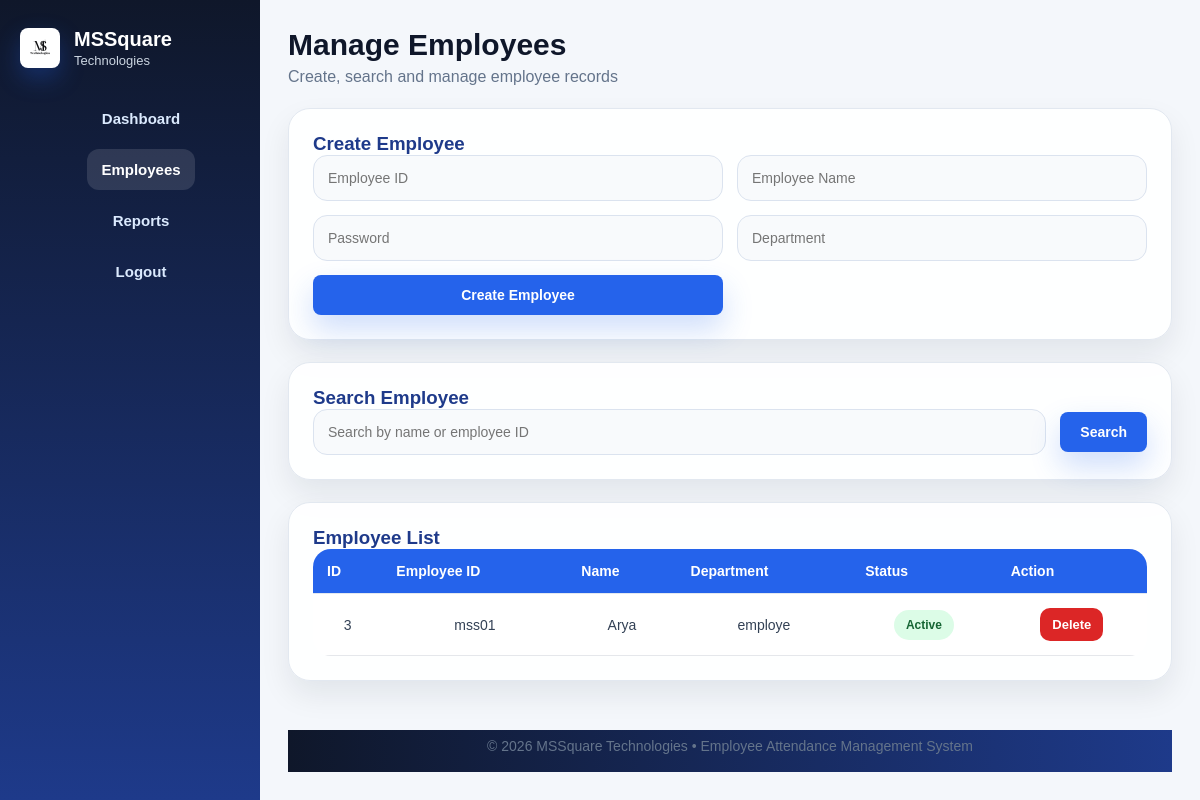
Before: /admin/employees (signed in) with the older database file.
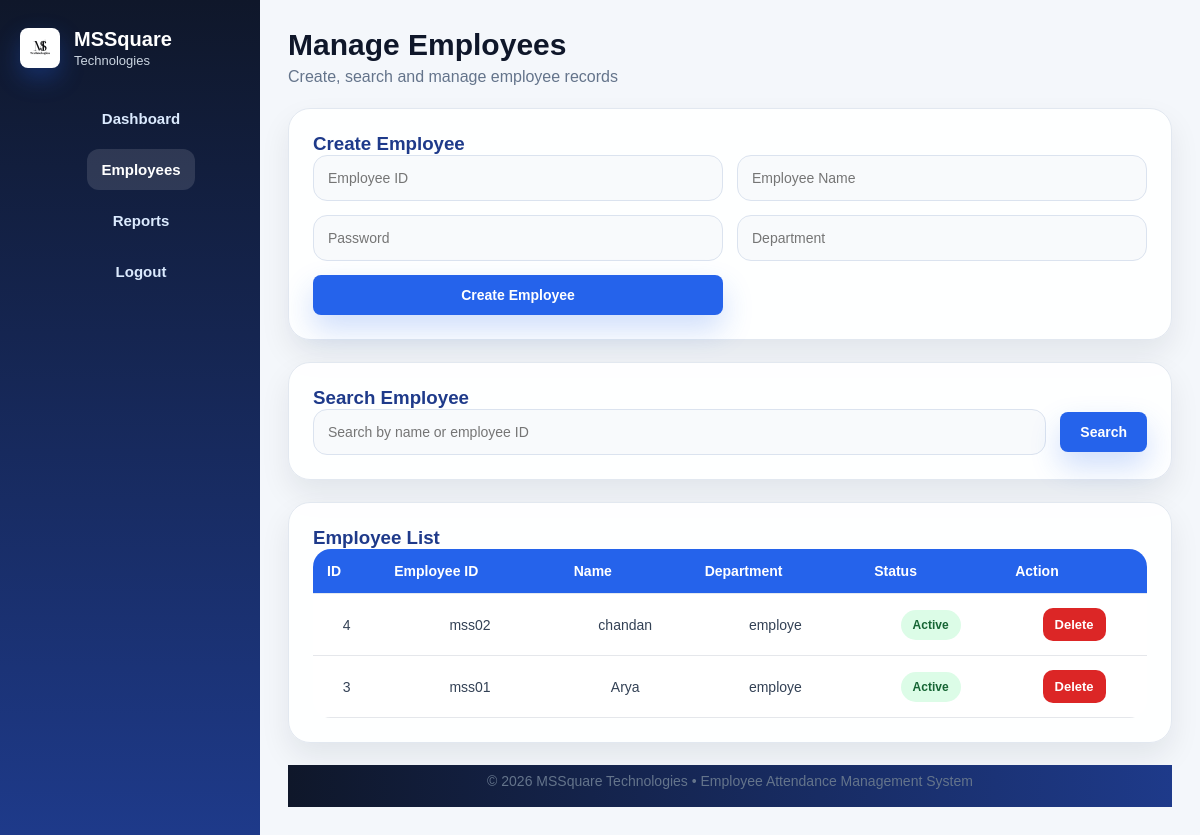
After: the same page with the newer database file.
### tables this page shows
CREATE TABLE employees(
    id INTEGER PRIMARY KEY AUTOINCREMENT,
    employee_id TEXT UNIQUE,
    name TEXT,
    password TEXT,
    department TEXT,
    status TEXT DEFAULT 'active'
);

### app.py (the view)
@app.route("/admin/employees")
def manage_employees():
    if session.get("role") != "admin":
        return redirect(url_for("home"))
    search = request.args.get("search", "").strip()
    conn = get_db_connection()
    cursor = conn.cursor()
    if search:
        cursor.execute("""
            SELECT * FROM employees
            WHERE employee_id LIKE ? OR name LIKE ?
            ORDER BY id DESC
        """, (f"%{search}%", f"%{search}%"))
    else:
        cursor.execute("SELECT * FROM employees ORDER BY id DESC")
    employees = cursor.fetchall()
    conn.close()
    return render_template("manage_employees.html", employees=employees, search=search)

### app.py (called while the page is built)
def get_db_connection():
    conn = sqlite3.connect(DB_PATH)
    conn.row_factory = sqlite3.Row
    return conn

### templates/manage_employees.html (shortened to what this page needs)
<!DOCTYPE html>
<html lang="en">
<head>
    <link rel="stylesheet" href="{{ url_for('static', filename='css/style.css') }}">
</head>
<body class="panel-body">
<div class="panel-layout">
    <aside class="panel-sidebar">
        <div class="sidebar-brand">
            <div class="brand-logo">
                <img src="{{ url_for('static', filename='css/images/logo.png') }}" alt="Logo">
            </div>
            <div>
                <h2>MSSquare</h2>
                <p>Technologies</p>
            </div>
        </div>
        <nav class="sidebar-nav">
            <a href="/admin/dashboard">Dashboard</a>
            <a href="/admin/employees" class="active">Employees</a>
            <a href="/admin/reports">Reports</a>
            <a href="/logout">Logout</a>
        </nav>
    </aside>
    <main class="panel-main">
        <div class="panel-topbar">
            <div>
                <h1>Manage Employees</h1>
                <p>Create, search and manage employee records</p>
            </div>
        </div>
        <section class="glass-card">
            <h3>Create Employee</h3>
            <form method="POST" action="/admin/add_employee" class="modern-form-grid">
                <input type="text" name="employee_id" placeholder="Employee ID" required>
                <input type="text" name="name" placeholder="Employee Name" required>
                <input type="text" name="password" placeholder="Password" required>
                <input type="text" name="department" placeholder="Department" required>
                <button class="primary-btn" type="submit">Create Employee</button>
            </form>
        </section>
        <section class="glass-card">
            <h3>Search Employee</h3>
            <form method="GET" action="/admin/employees" class="search-row">
                <input type="text" name="search" placeholder="Search by name or employee ID" value="{{ search }}">
                <button class="primary-btn" type="submit">Search</button>
            </form>
        </section>
        <section class="glass-card table-card">
            <h3>Employee List</h3>
            <div class="table-wrap">
                <table class="modern-table">
                    <thead>
                        <tr>
                            <th>ID</th>
                            <th>Employee ID</th>
                            <th>Name</th>
                            <th>Department</th>
                            <th>Status</th>
                            <th>Action</th>
                        </tr>
                    </thead>
                    <tbody>
                        {% for emp in employees %}
                        <tr>
                            <td>{{ emp.id }}</td>
                            <td>{{ emp.employee_id }}</td>
                            <td>{{ emp.name }}</td>
                            <td>{{ emp.department }}</td>
                            <td>
                                {% if emp.status == 'active' %}
                                    <span class="status-pill success">Active</span>
                                {% else %}
                                    <span class="status-pill danger">Resigned</span>
                                {% endif %}
                            </td>
                            <td>
                                <a class="table-btn danger-btn" href="/admin/delete_employee/{{ emp.id }}">Delete</a>
                            </td>
                        </tr>
                        {% endfor %}
                    </tbody>
                </table>
            </div>
        </section>
        <footer class="panel-footer">
            © 2026 MSSquare Technologies • Employee Attendance Management System
        </footer>
    </main>
</div>
</body>
</html>

Changed rows visible on the page:
added employees: id "4", employee_id "mss02", name "chandan", department "employe", status "Active"
